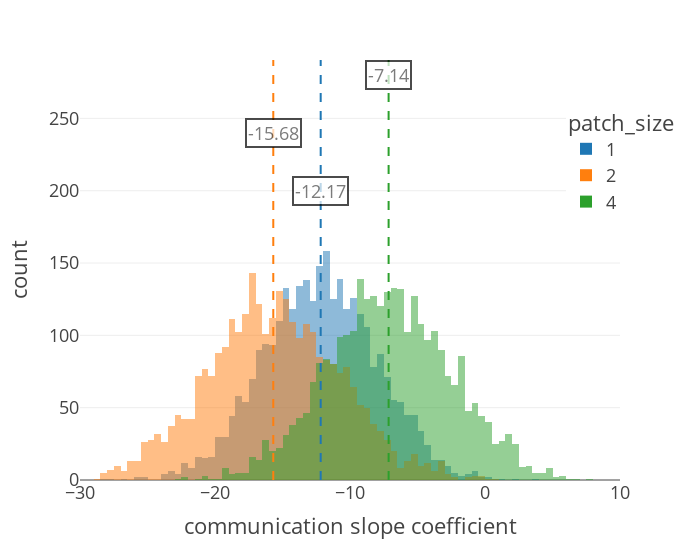

The notebook cell saved with this chart:
### Code cell
fig_coefs45 = plot_coefs(sample45)


pio.write_image(fig_coefs45, 'exported_figures/fig4_coefs45.png', 
               engine = "kaleido", width=600, height=600, scale=5)

### Figure 1 — Plotly figure (JSON) as saved in the notebook; plotly's stock layout.template omitted (floating-point values rounded to 4 significant figures; data arrays with more than 128 entries replaced by an {"elided": "..."} marker saying what was removed)
{"data": [{"alignmentgroup": "True", "bingroup": "x", "hovertemplate": "patch_size=1<br>communication parameter=%{x}<br>count=%{y}<extra></extra>", "legendgroup": "1", "marker": {"color": "#1f77b4", "opacity": 0.5, "pattern": {"shape": ""}}, "name": "1", "nbinsx": 100, "offsetgroup": "1", "orientation": "v", "showlegend": true, "type": "histogram", "x": {"elided": "3000 float values"}, "xaxis": "x", "yaxis": "y"}, {"alignmentgroup": "True", "bingroup": "x", "hovertemplate": "patch_size=2<br>communication parameter=%{x}<br>count=%{y}<extra></extra>", "legendgroup": "2", "marker": {"color": "#ff7f0e", "opacity": 0.5, "pattern": {"shape": ""}}, "name": "2", "nbinsx": 100, "offsetgroup": "2", "orientation": "v", "showlegend": true, "type": "histogram", "x": {"elided": "3000 float values"}, "xaxis": "x", "yaxis": "y"}, {"alignmentgroup": "True", "bingroup": "x", "hovertemplate": "patch_size=4<br>communication parameter=%{x}<br>count=%{y}<extra></extra>", "legendgroup": "4", "marker": {"color": "#2ca02c", "opacity": 0.5, "pattern": {"shape": ""}}, "name": "4", "nbinsx": 100, "offsetgroup": "4", "orientation": "v", "showlegend": true, "type": "histogram", "x": {"elided": "3000 float values"}, "xaxis": "x", "yaxis": "y"}], "layout": {"annotations": [{"bgcolor": "white", "bordercolor": "black", "borderwidth": 2, "opacity": 0.7, "showarrow": false, "text": "-12.17", "x": -12.17, "y": 200}, {"bgcolor": "white", "bordercolor": "black", "borderwidth": 2, "opacity": 0.7, "showarrow": false, "text": "-15.68", "x": -15.68, "y": 240}, {"bgcolor": "white", "bordercolor": "black", "borderwidth": 2, "opacity": 0.7, "showarrow": false, "text": "-7.14", "x": -7.14, "y": 280}], "barmode": "overlay", "legend": {"title": {"text": "patch_size"}, "tracegroupgap": 0, "x": 0.9, "xanchor": "left", "y": 0.9, "yanchor": "top"}, "margin": {"t": 60}, "shapes": [{"line": {"color": "#1f77b4", "dash": "dash"}, "name": "Median (-12.171280860900879)", "type": "line", "x0": -12.17, "x1": -12.17, "xref": "x", "y0": 0, "y1": 1, "yref": "y domain"}, {"line": {"color": "#ff7f0e", "dash": "dash"}, "name": "Median (-15.683051109313965)", "type": "line", "x0": -15.68, "x1": -15.68, "xref": "x", "y0": 0, "y1": 1, "yref": "y domain"}, {"line": {"color": "#2ca02c", "dash": "dash"}, "name": "Median (-7.1396965980529785)", "type": "line", "x0": -7.14, "x1": -7.14, "xref": "x", "y0": 0, "y1": 1, "yref": "y domain"}], "width": 700, "xaxis": {"anchor": "y", "domain": [0, 1], "range": [-30, 10], "title": {"text": "communication slope coefficient"}}, "yaxis": {"anchor": "x", "domain": [0, 1], "title": {"text": "count"}}}}
